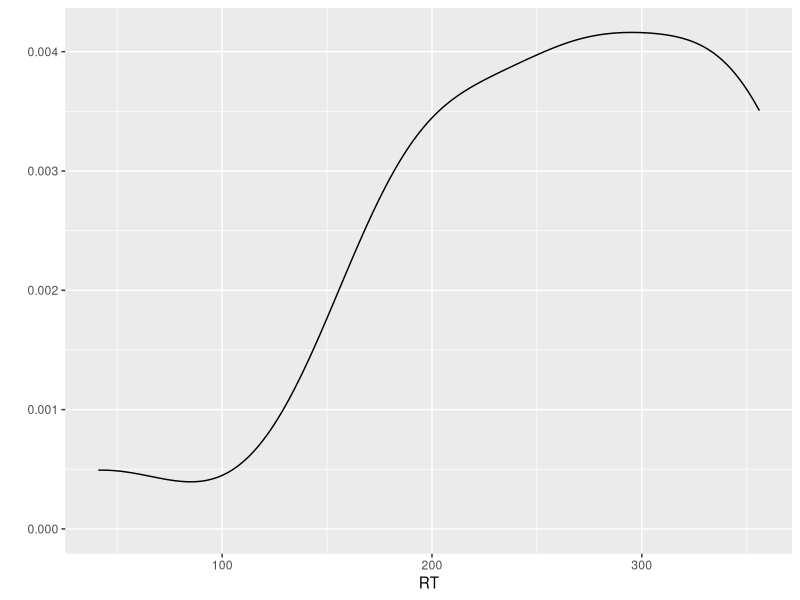

Write R code to recreate this figure. (Note: this script raises an error after producing the figure.)
# Hausaufgabe 09
# Anna Rysop <rysop@students.uni-marburg.de>
# 2014-05-14
# Dieses Werk ist lizenziert unter einer CC-BY-NC-SA Lizenz.


# Die nächsten Punkte sollten langsam automatisch sein...
# 1. Kopieren Sie diese Datei in Ihren Ordner (das können Sie innerhalb RStudio machen 
#    oder mit Explorer/Finder/usw.) und öffnen Sie die Kopie. Ab diesem Punkt arbeiten 
#    Sie mit der Kopie. Die Kopie bitte `hausaufgabe09.R` nennen und nicht `Kopie...`
# 2. Sie sehen jetzt im Git-Tab, dass der neue Ordner als unbekannt (mit gelbem Fragezeichen)
#    da steht. Geben Sie Git Bescheid, dass Sie die Änderungen im Ordner verfolgen möchten 
#    (auf Stage klicken). Die neue Datei steht automatisch da.
# 3. Machen Sie ein Commit mit den bisherigen Änderungen (schreiben Sie eine sinnvolle 
#    Message dazu -- sinnvoll bedeutet nicht unbedingt lang) und danach einen Push.
# 4. Ersetzen Sie meinen Namen oben mit Ihrem. Klicken auf Stage, um die Änderung zu merken.
# 5. Ändern Sie das Datum auf heute. (Seien Sie ehrlich! Ich kann das sowieso am Commit sehen.)
# 6. Sie sehen jetzt, dass es zwei Symbole in der Status-Spalte gibt, eins für den Zustand 
#    im *Staging Area* (auch als *Index* bekannt), eins für den Zustand im Vergleich zum 
#    Staging Area. Sie haben die Datei modifiziert, eine Änderung in das Staging Area aufgenommen,
#    und danach weitere Änderungen gemacht. Nur Änderungen im Staging Area werden in den Commit aufgenommen.
# 7. Stellen Sie die letzten Änderungen auch ins Staging Area und machen Sie einen Commit 
#    (immer mit sinnvoller Message!).
# 8. Vergessen Sie nicht am Ende, die Lizenz ggf. zu ändern!

# Um einiges leichter zu machen, sollten Sie auch die
# Datei punnkt_rt.tab aus dem Data-Ordner kopieren, stagen und commiten. Sie
# müssen ggf. Ihr Arbeitsverzeichnis setzen, wenn R die .tab-Datei nicht finden
# kann: 
# Session > Set Working Directory > Source File Location

# (Im folgenden müssen Sie die Code-Zeilen wieder aktiv setzen -- ich habe sie
# vorläufig auskommentiert, damit der Output beim ersten Beispiel sehr
# überschaubar war.)

# Weil wir uns immer die Daten auch grafisch anschauen, laden wir jetzt schon ggplot
library(ggplot2)
# car laden wir auch für später
library(car)
# car steht übrigens für "Companion to Appled Regression"

# und danach die Daten:
rt <- read.table("punkt_rt.tab",header=TRUE) 
# Die Daten sind Reaktionszeiten von zwei Versuchspersonen auf einen weißen
# Punkt auf einem schwarzen Bildschirm. Die Verzögerung (delay) zwischen Trials
# (Läufen) war zufällig und mitaugenommen. 

# (Wie würden Sie abschneiden? Wenn Sie wollen, können Sie das Experiment (im
# Data-Ordner) mit Hilfe der open source Software OpenSesame
# (http://osdoc.cogsci.nl/) auch zu Hause ausführen!)

# Wir schauen uns erst mal eine Zusammenfassung der Daten an:
# print(summary(rt))

# Wir sehen sofort, dass R die Variabel "subj" als numerische Variable
# behandelt hat, obwohl sie eigentlich kategorisch ist. Das müssen wir ändern:
# rt$subj <- as.factor(rt$subj)
# 
rt.plot <- qplot(x=RT,color=subj,fill=subj,data=rt, geom="density",alpha=I(0.3))
print(rt.plot)

# Haben die Daten der beiden Gruppen -- die wiederholten Messwerte der einzelnen
# Probanden bilden ja Gruppen -- homogene Varianz? Bevor Sie irgendwelche Tests 
# ausführen, schauen Sie sich nochmal die Grafik an. Haben beide Verteilungen in
# etwa die gleiche Streuung, auch wenn sich die Modalwerte (grafisch: höchste 
# Gipfel) unterscheiden? Sind die Gruppen beide normal verteilt? Hier müssen Sie
# keine Antwort geben, aber Sie sollten schon auf ein Stück Schmierpapier schreiben,
# was Sie da denken. Sie können dann nämlich sich selber nicht täuschen, dass
# Sie von vorneherein etwas behaupten haben.

# Berechnen Sie jetzt den F-Test:
#print var.test(rt$RT~rt$subj)
#oder: rt.bw <- rt[rt$subj == "1" | rt$subj == "2",c("subj","RT")]
# var.test(rt.bw$RT~rt.bw$subj)
# oder var.test(rt.subj.1,rt.subj.2) , bei vorherigem Bestimmen von: > rt.subj.1 <- rt[rt$subj == "1","RT"] und > rt.subj.2 <- rt[rt$subj == "2","RT"]

# Sind die Varianzen homogen? Vergessen Sie nicht, dass die Nullhypothese beim
# F-Test "Varianzen Ungleich" ist.

# Berechenen Sie den Levene Test:
#print(leveneTest(rt$RT~rt$subj))

# Sind die Varianzen homogen? Vergessen Sie nicht, dass die Nullhypothese beim
# Levene Test "Varianzen Gleich" ist.

# Für heterogene Varianzen haben wir eine Variante des  t-Tests gesehen, die
# eine Korrektur der Freiheitsgerade macht. Bei homogener Varianz sollten beide
# Variante ähnliche bzw. (fast) gleiche Ergebnisse liefern. Ist das hier der
# Fall?
# two.sample <- t.test(rt.subj.1,rt.subj.2,var.equal=TRUE)
# welch <- t.test(rt.subj.1,rt.subj.2)

# print(two.sample)
# print(welch)

# Das Ergebnis der verschiedenen Test-Funktionen in R ist übrigens eine Liste.
# Wir können das ausnutzen, um zu schauen, ob es einen Unterschied zwischen den
# beiden Testverfahren gab. Wenn die Varianz homogen war, sollten wir keinen
# Unterschied sehen:
# t.diff <- welch$statistic - two.sample$statistic
# print(paste("Die Differenz zwischen den beiden t-Werten ist",t.diff,"."))
#[1] "Die Differenz zwischen den beiden t-Werten ist 0 ."

# Sind die Daten normal verteilt? Wir berechnen Sie den Shapiro Test für erste Versuchsperson:
# shapiro <- shapiro.test(rt[rt$subj==1,"RT"])
# 
# print(shapiro)

# Wir können auch "Entscheidungen" im Code treffen. Die Syntax dafür ist wie
# folgt -- die runden und geschweiften Klammern sind alle sehr wichtig!
# if (shapiro$p.value > 0.05){
#   print("Shapiro's test insignikant, die Daten sind normal verteilt.")
# }else{
#   print("Shapiro's test signikant, die Daten sind nicht normal verteilt.")
# }
#"Shapiro's test insignifikant, die Daten sind normal verteilt."

# Berechnen Sie Shapiro's Test für die andere Versuchsperson und drücken Sie mit
# einem if-Block aus, ob die Daten normal verteilt sind.

# shapiro2 <- shapiro.test(rt[rt$subj==2,"RT"])
# print(shapiro2)
# if (shapiro2$p.value > 0.05){print("Shapiro's test insignifikant, die Daten sind normal verteilt.")}else{print("Shapiro's test signifikant, die Daten sind nicht normal verteilt.")}

# Wir haben auch Transformationen bei schiefen Datenverteilungen angesprochen.
# Die logaritmische Verteilung ist ziemlich beliebt bei Reaktionszeitsdaten.

# rt$logRT <- log(rt$RT)
# print(summary(rt$logRT))
# logrt.plot <- qplot(x=rt$logRT,color=subj,fill=subj,data=rt,geom="density",alpha=I(0.03))
# print(logrt.plot)

# Sieht die Verteilung besser aus? Sind die Varianzen "homogener" geworden? 
# Berechnen Sie den F-Test und den Levene-Test für die logaritmisch skalierten 
# Daten. Nach jedem Test sollten Sie auch programmatisch (=durch if-Blöcke)
# ausdrücken, ob die Varianzen homogen sind.

# var.test(rt$logRT~rt$subj)
# print(leveneTest(rt$logRT~rt$subj))

# Sind die Daten "normaler" gewordern? Berechnen Sie den Shapiro-Test für beide 
# Gruppen. Nach jeder Gruppe sollten Sie auch programmatisch (=durch if-Blöcke)
# ausdrücken, ob die Daten normal verteilt sind. 
# (Für die fortgeschrittenen: hier könnte man auch eine for-Schleife nutzen...)

# CODE_HIER
shapiro.log.1 <- shapiro.test(rt[rt$subj==1,"logRT"])
print(shapiro.log.1)
shapiro.log.2 <- shapiro.test(rt[rt$subj==2,"logRT"])
print(shapiro.log.2)

if (shapiro.log.1$p.value >0.05){print("Shapiro's test insignifikant, die Daten sind normal verteilt.")}else{print("Shapiro's test signifikant, die Daten sind nicht normal verteilt.")}
if (shapiro.log.2$p.value > 0.05){print("Shapiro's test insignifikant, die Daten sind normal verteilt.")}else{print("Shapiro's test signifikant, die Daten sind nicht normal verteilt.")}

# Hat die logarithmische Transformation insgesamt geholfen? Berechnen Sie zum
# Schluss den (Welch) t-Test für die logarithmischen Daten. Bekommen Sie das
# gleiche Ergebnisse wie bei den Ausgangsdaten?

# CODE_HIER